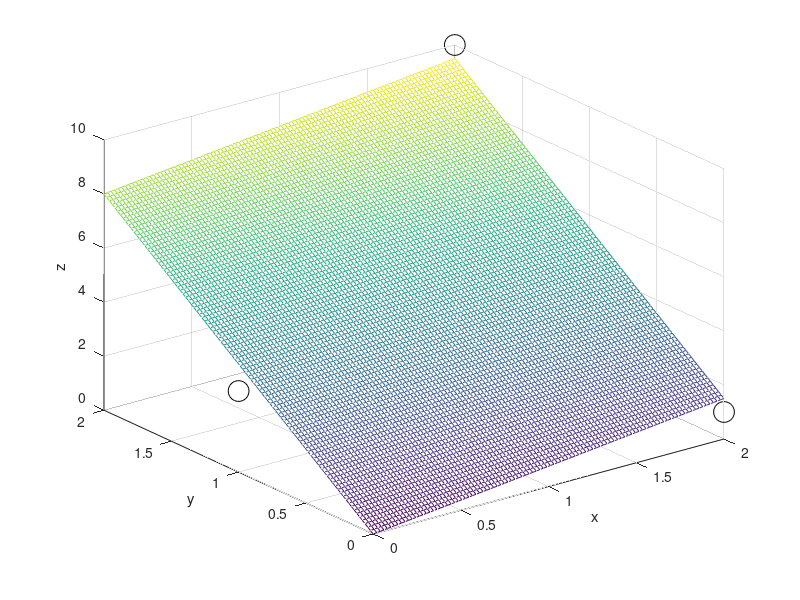
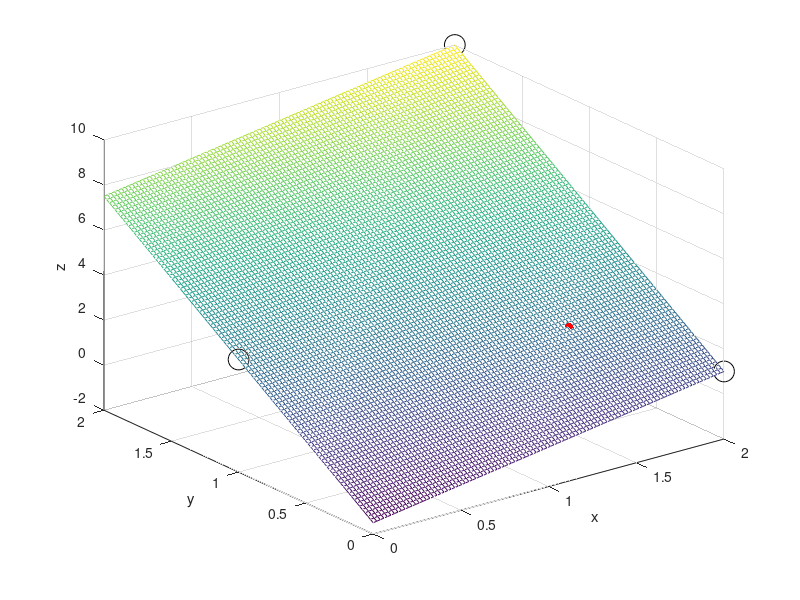

Here is the MATLAB script that generated these plots, in order:
%% Overdetermined systems

% we determine the best fit line, plane, etc.. to go through observed or
% empirical data points. This is similar to curve fitting, but we can do a
% better job with multiple independent variables

% * more LI eqns than unknowns
% * matrix A has more rows than columns
% * if rank([A b]) < length(b), the system may have a unique solution

% if we can't find a unique solution then we try to find the coefficients
% that provide the best fit for our data. 

% * same as linear regression using least squares
% * looking at systems with one or multiple independent variables
% * similar to methods used in curve fitting toolbox
% * A contains ind variables (data matrix) and b contains dependent observables
% * still solving Ax = b -> x = A\b

%% Example
clear all; close all; clc;

% best fit regression for a small set of data points

% we make 3 observations, measuring two independent variables (columns of
% A) and one dependent variable that is the column vector b. Each row of A 
% being an observation of the data.

A = [2 0;
    0 1;
    2 2];

b = [1 3 10]';

% note there is not a unique solution for Ax = b i.e. rref([A b]) is
% inconsistent
x_data = A(:,1);% first column of A
y_data = A(:,2);% second column of A
z_data = b';

% plot observations
figure(1); title('No Constant Term');
plot3(x_data,y_data,z_data,'ko','MarkerSize',15); grid on;
xlabel('x'); ylabel('y'); zlabel('z'); hold on;

% using regression, find the plane which best fits all of the
% data points or best passes through the data cloud. In this example we 
% only have 3 data points so there will be a plane which exactly passes
% through all the data. But, this is not always the case.

x_estimate1 = A\b;% [0.75; 4.00] -> 3x/4 + 4y = z -> plane of best fit
b_estimate1 = A*x_estimate1;% [1.5; 4.0; 9.5]

xx = linspace(0,2); yy = linspace(0,2);
[X Y] = meshgrid(xx,yy);
z = @(x,y) (0.75 .* x + 4.00 .* y);

% note the plane does not pass through all of the data points
mesh(X,Y,z(X,Y)); hold on;

% residual
res1 = b - b_estimate1;
s1 = sum(res1.^2);

% we can do a different fit by adding a constant term (c)
% QUESTION: does c need to be all ones?
c = [1; 1; 1;];

% appending this constant term column to the matrix A we have
Ac = [A c];

% again solving for x we have
x_estimate2 = Ac\b;% [1.25; 4.5; -1.5] -> 1.25x + 4.5y - 1.5 = z -> 

% plot the plane of best fit with constant term over the data
figure(2); title('Constant Term Added');
plot3(x_data,y_data,z_data,'ko','MarkerSize',15); grid on;
xlabel('x'); ylabel('y'); zlabel('z'); hold on;

% overlay plane of best fit
z = @(x,y) (1.25 .* x + 4.5 .* y - 1.5);
mesh(X,Y,z(X,Y)); hold on;


b_estimate2 = Ac*x_estimate2;% [1; 3; 10] -> estimates b exactly -> 
% this is because we only have 3 points. If we add another point that is not
% directly on the plane, the residual value will be non zero
res2 = b - b_estimate2;
s2 = sum(res2.^2);

% based on this regression we can now make estimates on data points that we
% have not measured

p = [1.5 0.5 1];% [x y c] -> point = p = (x,y) & c = 1
% estimate the value of b at the point p
b_at_p = p*x_estimate2;

% notice the estimated point in red lies on the plane
plot3(p(:,1),p(:,2),b_at_p,'r.','MarkerSize',20,'MarkerFaceColor','r');

% x = A\b finds the plane which minimizes res = Ax -b
